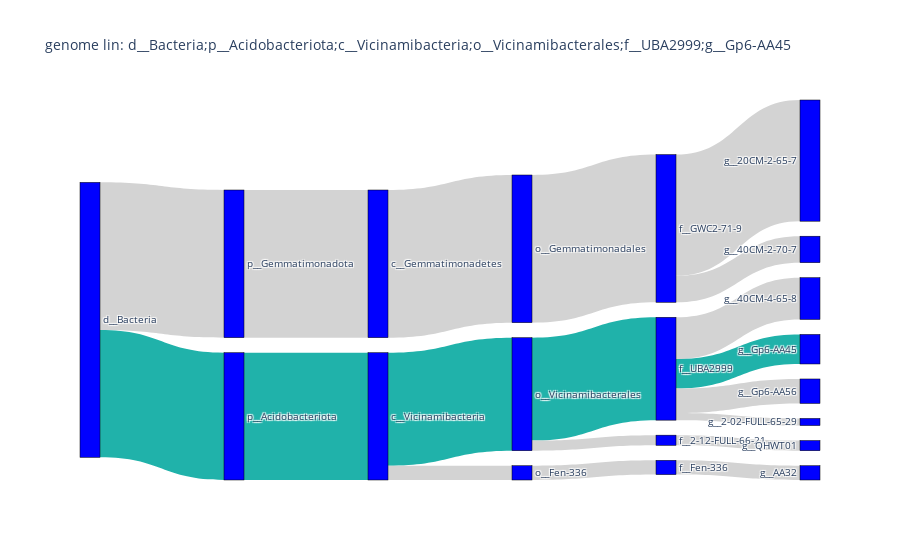

This figure's notebook cell:
### Code cell
fig = load_and_make_fig('output.gtdb-contam-dna', 'GCA_003222535.1_genomic.fna.gz')
fig.show()

### Figure 1 — Plotly figure (JSON) as saved in the notebook; plotly's stock layout.template omitted (floating-point values rounded to 4 significant figures)
{"data": [{"link": {"color": ["lightseagreen", "lightseagreen", "lightgrey", "lightseagreen", "lightgrey", "lightseagreen", "lightgrey", "lightgrey", "lightgrey", "lightseagreen", "lightgrey", "lightgrey", "lightgrey", "lightgrey", "lightgrey", "lightgrey", "lightgrey", "lightgrey", "lightgrey"], "label": ["9.3% of total k-mers", "9.3% of total k-mers", "10.7% of total k-mers", "8.2% of total k-mers", "1.0% of total k-mers", "7.5% of total k-mers", "0.7% of total k-mers", "3.0% of total k-mers", "0.5% of total k-mers", "2.1% of total k-mers", "1.8% of total k-mers", "10.7% of total k-mers", "10.7% of total k-mers", "10.7% of total k-mers", "1.9% of total k-mers", "8.8% of total k-mers", "1.0% of total k-mers", "1.0% of total k-mers", "0.7% of total k-mers"], "source": [0, 1, 1, 2, 2, 3, 3, 4, 4, 4, 4, 6, 7, 8, 9, 9, 11, 12, 16], "target": [2, 0, 6, 3, 11, 4, 16, 5, 14, 15, 19, 7, 8, 9, 10, 18, 12, 13, 17], "value": [125, 125, 145, 111, 14, 101, 10, 41, 7, 29, 24, 145, 145, 145, 26, 119, 14, 14, 10]}, "node": {"color": "blue", "label": ["p__Acidobacteriota", "d__Bacteria", "c__Vicinamibacteria", "o__Vicinamibacterales", "f__UBA2999", "g__40CM-4-65-8", "p__Gemmatimonadota", "c__Gemmatimonadetes", "o__Gemmatimonadales", "f__GWC2-71-9", "g__40CM-2-70-7", "o__Fen-336", "f__Fen-336", "g__AA32", "g__2-02-FULL-65-29", "g__Gp6-AA45", "f__2-12-FULL-66-21", "g__QHWT01", "g__20CM-2-65-7", "g__Gp6-AA56"], "line": {"color": "black", "width": 0.5}, "pad": 15, "thickness": 20}, "type": "sankey"}], "layout": {"font": {"size": 10}, "title": {"text": "genome lin: d__Bacteria;p__Acidobacteriota;c__Vicinamibacteria;o__Vicinamibacterales;f__UBA2999;g__Gp6-AA45"}}}
